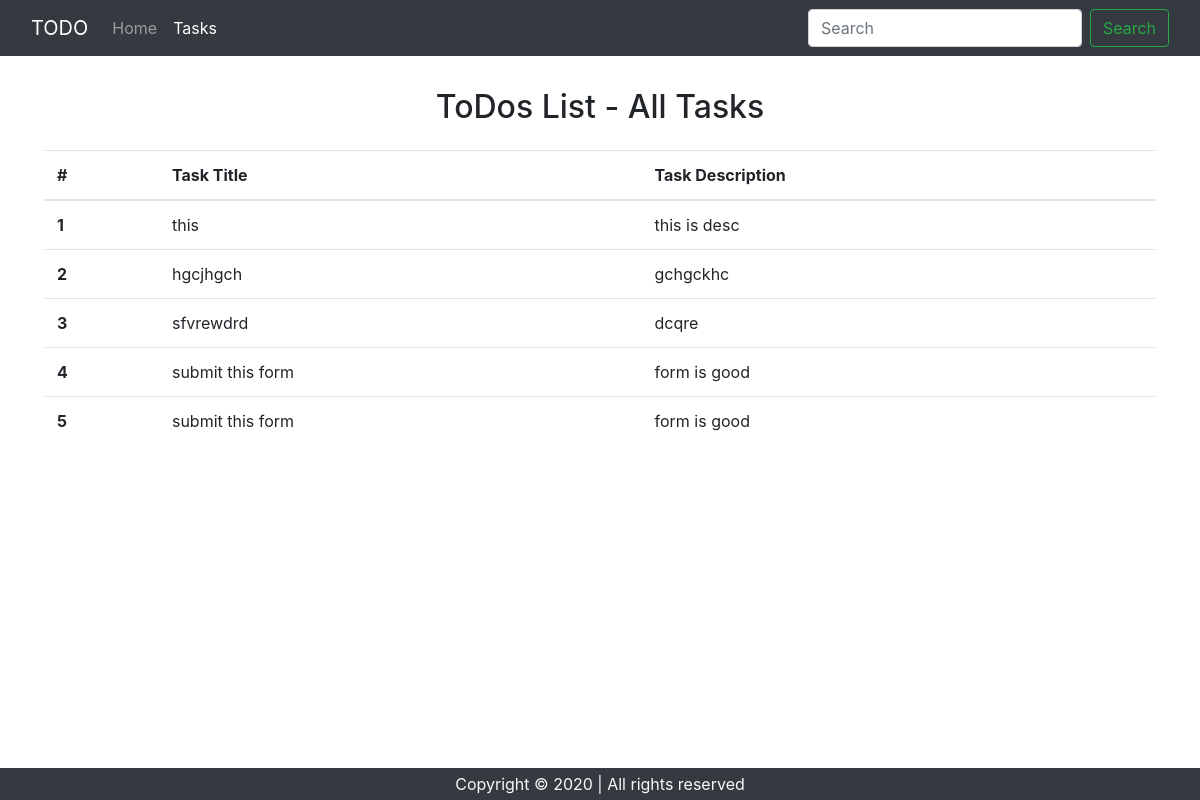
Before: /tasks with the older database file.
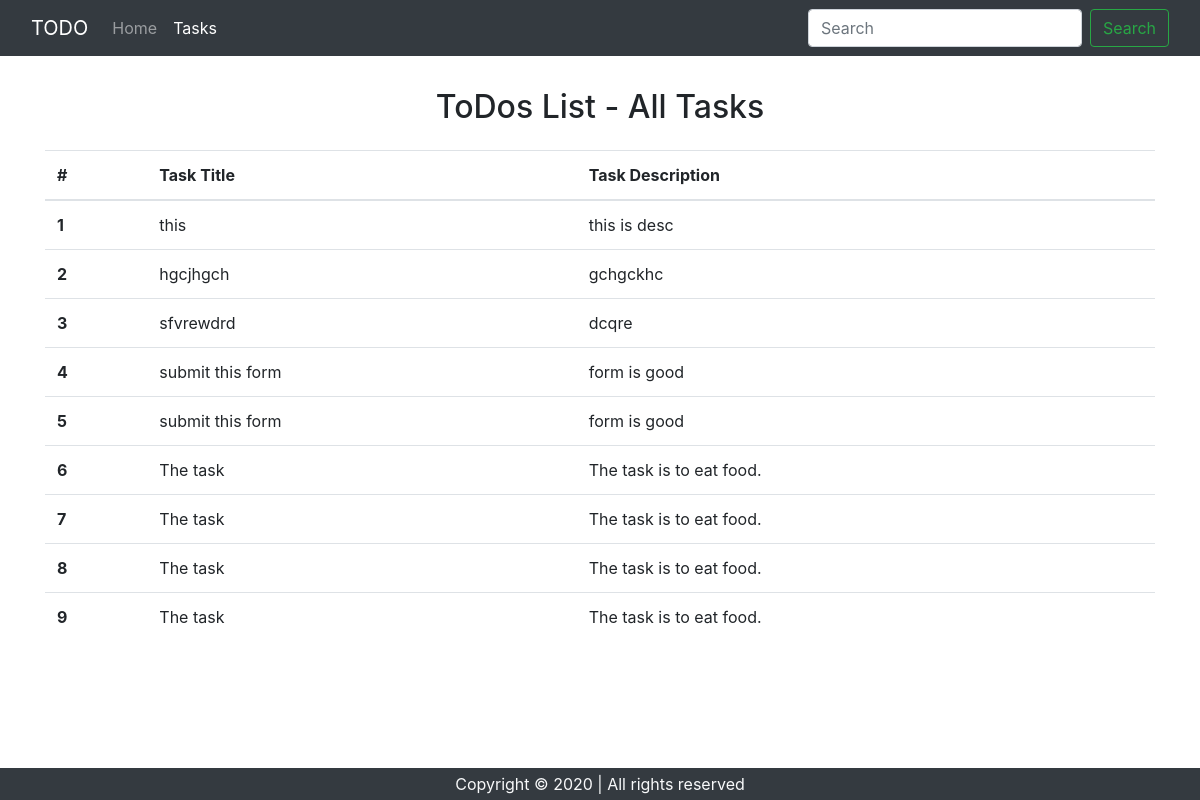
After: the same page with the newer database file.
### home/models.py (models this page shows, shortened)
class Task(models.Model):
    taskTitle = models.CharField(max_length=30)
    taskDesc = models.TextField()
    time = models.DateTimeField(auto_now_add=True)

### home/views.py (the view)
# urls.py: path('tasks', views.tasks, name = 'tasks')
def tasks(request):
    allTasks = Task.objects.all()
    context = {'tasks':allTasks}
    return render(request, 'tasks.html', context)

### templates/tasks.html (shortened to what this page needs)
<!doctype html>
<html lang="en">
<head>
    <link rel="stylesheet" href="https://cdn.jsdelivr.net/npm/bootstrap@4.4.1/dist/css/bootstrap.min.css">
</head>
<body>
<nav class="navbar navbar-expand-lg navbar-dark bg-dark">
    <div class="container-fluid">
        <a class="navbar-brand" href="/">TODO</a>
        <div class="collapse navbar-collapse" id="navbarSupportedContent">
            <ul class="navbar-nav mr-auto">
                <li class="nav-item">
                    <a class="nav-link" aria-current="page" href="/">Home</a>
                </li>
                <li class="nav-item active">
                    <a class="nav-link" href="/tasks">Tasks</a>
                </li>
            </ul>
            <form class="form-inline my-2 my-lg-0">
                <input class="form-control mr-sm-2" type="search" placeholder="Search" aria-label="Search">
                <button class="btn btn-outline-success my-2 my-sm-0" type="submit">Search</button>
            </form>
        </div>
    </div>
</nav>
<div class="container my-3">
    <h2 class="text-center py-3">ToDos List - All Tasks</h2>
    <table class="table">
        <thead>
          <tr>
            <th scope="col">#</th>
            <th scope="col">Task Title</th>
            <th scope="col">Task Description</th>
          </tr>
        </thead>
        <tbody>
        {% for task in tasks %}
        <tr>
            <th scope="row">{{forloop.counter}}</th>
            <td>{{task.taskTitle}}</td>
            <td>{{task.taskDesc}}</td>
          </tr>
        {% endfor %}
      </tbody>
      </table>
</div>
<footer>
    <p class="text-center bg-dark text-light fixed-bottom my-0 py-1">
        Copyright &copy; 2020 | All rights reserved
    </p>
</footer>
</body>
</html>

Changed rows visible on the page:
added Task: taskTitle "The task", taskDesc "The task is to eat food."
added Task: taskTitle "The task", taskDesc "The task is to eat food."
added Task: taskTitle "The task", taskDesc "The task is to eat food."
added Task: taskTitle "The task", taskDesc "The task is to eat food."
